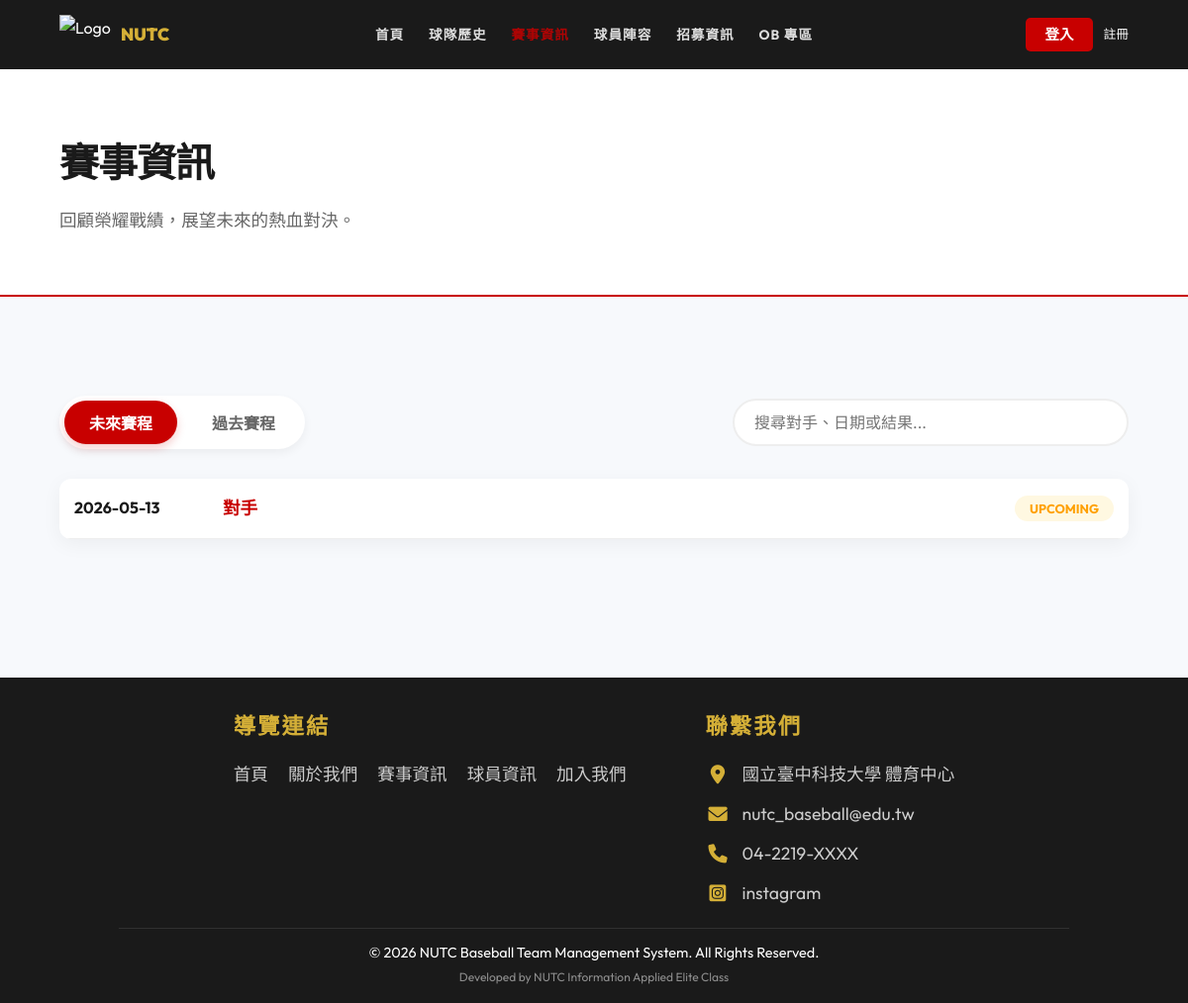
The app's page /matches.php with its own data.
### tables this page shows
CREATE TABLE `game` (
  `Game_id` int(11) NOT NULL COMMENT '比賽識別碼',
  `Team_Id` int(11) NOT NULL COMMENT '關聯 Team.team_Id',
  `game_date` date DEFAULT NULL COMMENT '比賽日期',
  `game_time` time DEFAULT NULL COMMENT '比賽時間 (如: 12:30)',
  `location` varchar(100) DEFAULT NULL COMMENT '比賽地點',
  `opponent` varchar(100) DEFAULT NULL COMMENT '對手學校名稱',
  `result` varchar(10) DEFAULT NULL COMMENT '比賽結果 (如：14 vs 12 勝)'
);

CREATE TABLE `contact_us` (
  `id` int(11) NOT NULL,
  `icon_class` varchar(50) NOT NULL,
  `content_text` varchar(255) NOT NULL
);

### includes/Database.php (called while the page is built, shortened)
<?php
class Database {
    private $pdo;
    public function __construct() {
        $host = '127.0.0.1';
        $db   = 'baseball_web';
        $user = 'root';
        $pass = '';
        $charset = 'utf8mb4';
        $dsn = "mysql:host=$host;port=3306;dbname=$db;charset=$charset";
        $options = [
            PDO::ATTR_ERRMODE            => PDO::ERRMODE_EXCEPTION,
            PDO::ATTR_DEFAULT_FETCH_MODE => PDO::FETCH_ASSOC,
            PDO::ATTR_EMULATE_PREPARES   => false,
        ];
        try {
            $this->pdo = new PDO($dsn, $user, $pass, $options);
        } catch (\PDOException $e) {
            throw new \PDOException($e->getMessage(), (int)$e->getCode());
        }
    }
    public function getAll($table) {
        $stmt = $this->pdo->query("SELECT * FROM `$table`");
        return $stmt->fetchAll();
    }
}

### includes/config.php (called while the page is built, shortened)
<?php
require_once 'Database.php';
$db = new Database();

### matches.php (the view, shortened to what this page needs)
<?php
require_once 'includes/header.php';
$matches = $db->getAll('game');
usort($matches, function($a, $b) {
    return strtotime($b['game_date']) - strtotime($a['game_date']);
});
$today = date('Y-m-d');
$futureGames = array_filter($matches, function($m) use ($today) { return $m['game_date'] >= $today; });
?>
<div class="page-header">
    <h1>賽事資訊</h1>
    <p>回顧榮耀戰績，展望未來的熱血對決。</p>
</div>
<section class="matches-section">
    <div class="container">
        <div class="matches-controls">
            <div class="matches-tabs">
                <button class="btn-tab active" data-target="future-matches">未來賽程</button>
                <button class="btn-tab" data-target="past-matches">過去賽程</button>
            </div>
            <div class="matches-search">
                <input type="text" id="searchMatch" class="form-control" placeholder="搜尋對手、日期或結果...">
            </div>
        </div>
        <div id="future-matches" class="matches-tab-content">
            <?php if (empty($futureGames)): ?>
                <p class="text-center">目前暫無賽程安排。</p>
            <?php else: ?>
                <div class="matches-table-card">
                    <table class="matches-table">
                        <tbody>
                            <?php foreach ($futureGames as $g): ?>
                                <tr class="match-item" data-search="<?= htmlspecialchars(strtolower($g['opponent'] . ' ' . $g['game_date'])) ?>">
                                    <td class="matches-date-cell"><?= $g['game_date'] ?></td>
                                    <td class="matches-opponent-cell"><?= htmlspecialchars($g['opponent']) ?></td>
                                    <td class="matches-status-cell"><span class="badge badge-upcoming">UPCOMING</span></td>
                                </tr>
                            <?php endforeach; ?>
                        </tbody>
                    </table>
                </div>
            <?php endif; ?>
        </div>
    </div>
</section>
<?php require_once 'includes/footer.php'; ?>

### includes/footer.php (shortened to what this page needs)
<?php
$contactInfos = $db->getAll('contact_us');
?>
<footer>
    <div class="footer-content" style="display: flex; justify-content: center; align-items: flex-start; gap: 80px; max-width: 900px; margin: 0 auto; margin-bottom: 20px;">
        <div class="footer-section">
            <h3 style="margin-bottom: 15px; font-size: 1.4rem; letter-spacing: 2px;">導覽連結</h3>
            <ul style="list-style: none; padding: 0; display: flex; flex-direction: row; flex-wrap: wrap; gap: 10px 20px;">
                <li><a href="index.php" style="color: #ccc; text-decoration: none; transition: color 0.3s; font-size: 1.1rem;">首頁</a></li>
                <li><a href="about.php" style="color: #ccc; text-decoration: none; transition: color 0.3s; font-size: 1.1rem;">關於我們</a></li>
                <li><a href="matches.php" style="color: #ccc; text-decoration: none; transition: color 0.3s; font-size: 1.1rem;">賽事資訊</a></li>
                <li><a href="players.php" style="color: #ccc; text-decoration: none; transition: color 0.3s; font-size: 1.1rem;">球員資訊</a></li>
                <li><a href="join.php" style="color: #ccc; text-decoration: none; transition: color 0.3s; font-size: 1.1rem;">加入我們</a></li>
            </ul>
        </div>
        <div class="footer-section">
            <h3 style="margin-bottom: 15px; font-size: 1.4rem; letter-spacing: 2px;">聯繫我們</h3>
            <div style="display: flex; flex-direction: column; gap: 10px;">
                <?php if (empty($contactInfos)): ?>
                    <p style="color: #888;">尚未設定聯絡資訊</p>
                <?php else: ?>
                    <?php foreach ($contactInfos as $c): ?>
                        <p style="margin: 0; font-size: 1.1rem; color: #ccc; display: flex; align-items: center; gap: 12px;">
                            <i class="<?= htmlspecialchars($c['icon_class']) ?>" style="color: var(--secondary); font-size: 1.2rem; width: 25px; text-align: center;"></i>
                            <span><?= htmlspecialchars($c['content_text']) ?></span>
                        </p>
                    <?php endforeach; ?>
                <?php endif; ?>
            </div>
        </div>
    </div>
    <div class="footer-bottom">
        &copy; 2026 NUTC Baseball Team Management System. All Rights Reserved.
        <br><small style="opacity: 0.5;">Developed by NUTC Information Applied Elite Class</small>
    </div>
</footer>
</body>
</html>

### assets/css/style.css (style rules this page uses)
:root { --primary: #C80000; --secondary: #D4AF37; --bg-white: #FFFFFF; --bg-dark: #1A1A1A; --text-white: #FFFFFF; --text-dark: #1A1A1A; --gray-light: #F4F4F4; --transition: all 0.3s ease-in-out; }
* { margin: 0; padding: 0; box-sizing: border-box; font-family: 'Outfit', 'Noto Sans TC', -apple-system, sans-serif; }
body { background-color: #f7f9fc; color: var(--text-dark); line-height: 1.7; }
section { padding: 60px 10%; background-color: transparent; }
.page-header { padding: 60px 5%; background-color: #fff; border-bottom: 2px solid var(--primary); margin-bottom: 40px; text-align: left; }
.page-header h1 { font-size: 2.5rem; font-weight: 900; color: var(--bg-dark); text-transform: uppercase; letter-spacing: -1px; margin: 0; position: relative; display: inline-block; }
.page-header p { font-size: 1.1rem; color: #666; margin-top: 10px; font-weight: 500; }
section { padding: 80px 10%; }
footer { background: var(--bg-dark); color: var(--text-white); padding: 30px 10% 15px; margin-top: 40px; }
.footer-content { display: grid; grid-template-columns: repeat(auto-fit, minmax(200px, 1fr)); gap: 20px; margin-bottom: 20px; }
.footer-section h3 { margin-bottom: 12px; color: var(--secondary); }
.footer-bottom { text-align: center; padding-top: 12px; border-top: 1px solid rgba(255,255,255,0.1); font-size: 0.9rem; }
.form-control { width: 100%; padding: 12px; border: 2px solid var(--gray-light); border-radius: 5px; font-size: 1rem; transition: var(--transition); }
.container { max-width: 1200px; margin: 0 auto; }
.badge { padding: 5px 15px; border-radius: 50px; font-weight: 700; font-size: 0.8rem; }

### assets/css/matches.css (style rules this page uses)
.matches-section { padding: 60px 5%; }
.matches-table-card { background: white; border-radius: 12px; box-shadow: 0 5px 20px rgba(0,0,0,0.05); overflow: hidden; margin-bottom: 40px; }
.matches-table { width: 100%; border-collapse: collapse; }
.matches-table tr { border-bottom: 1px solid #eee; }
.matches-table td { padding: 15px; }
.matches-date-cell { font-weight: bold; width: 150px; }
.matches-opponent-cell { font-size: 1.1rem; font-weight: 700; color: var(--primary); }
.matches-status-cell { text-align: right; }
.badge-upcoming { background: #FFF8E1; color: #FFA000; }
.matches-controls { display: flex; justify-content: space-between; align-items: center; margin-bottom: 30px; flex-wrap: wrap; gap: 20px; }
.matches-tabs { display: flex; gap: 10px; background: #fff; padding: 5px; border-radius: 50px; box-shadow: 0 4px 10px rgba(0,0,0,0.05); }
.btn-tab { background: transparent; border: none; padding: 10px 25px; border-radius: 50px; font-size: 1rem; font-weight: 700; color: #666; cursor: pointer; transition: var(--transition); }
.btn-tab.active { background: var(--primary); color: #fff; box-shadow: 0 4px 10px rgba(200, 0, 0, 0.2); }
.matches-search { flex-grow: 1; max-width: 400px; }
.matches-search input { width: 100%; padding: 12px 20px; border-radius: 50px; border: 2px solid #eee; font-size: 1rem; transition: var(--transition); }

### records on screen
game: game_date "2026-05-13", opponent "對手"
contact_us: content_text "國立臺中科技大學 體育中心"
contact_us: content_text "nutc_baseball@edu.tw"
contact_us: content_text "04-2219-XXXX"
contact_us: content_text "instagram"
